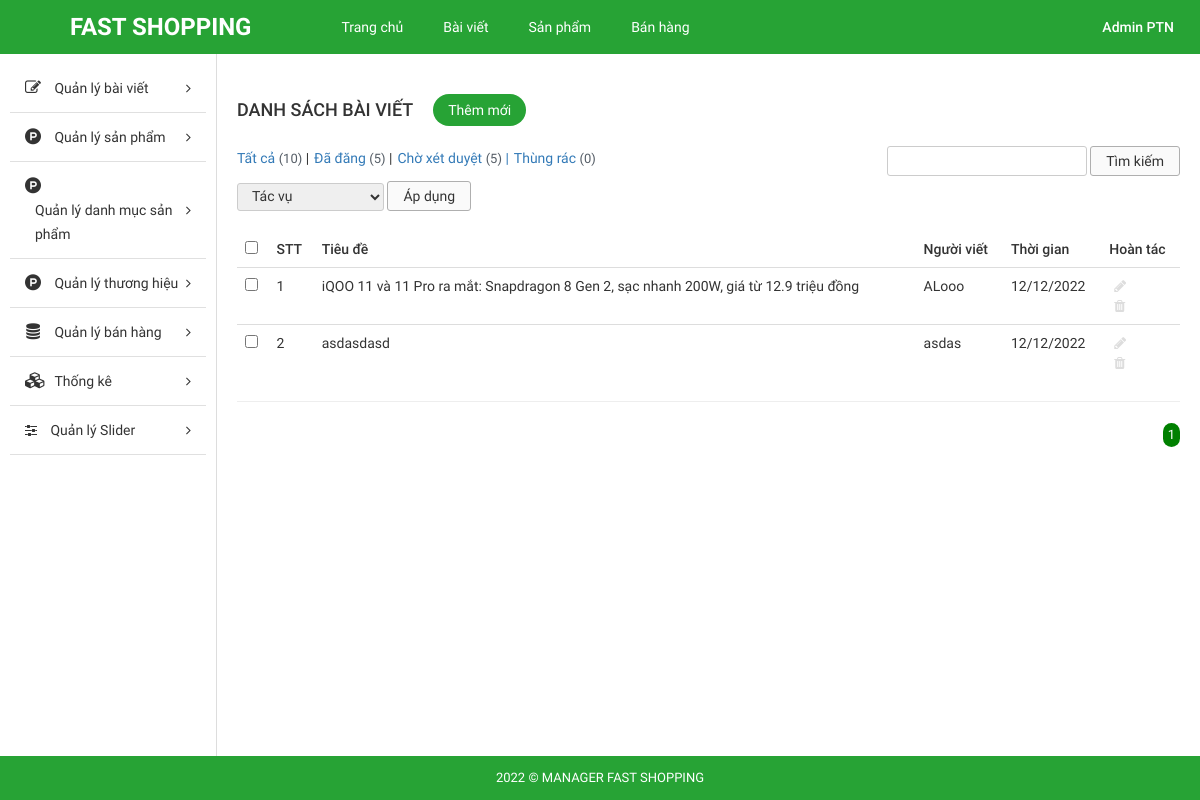
Page /Source_code/admin/index.php?modules=blogs&controllers=index&action=list (signed in) on the earlier database version.
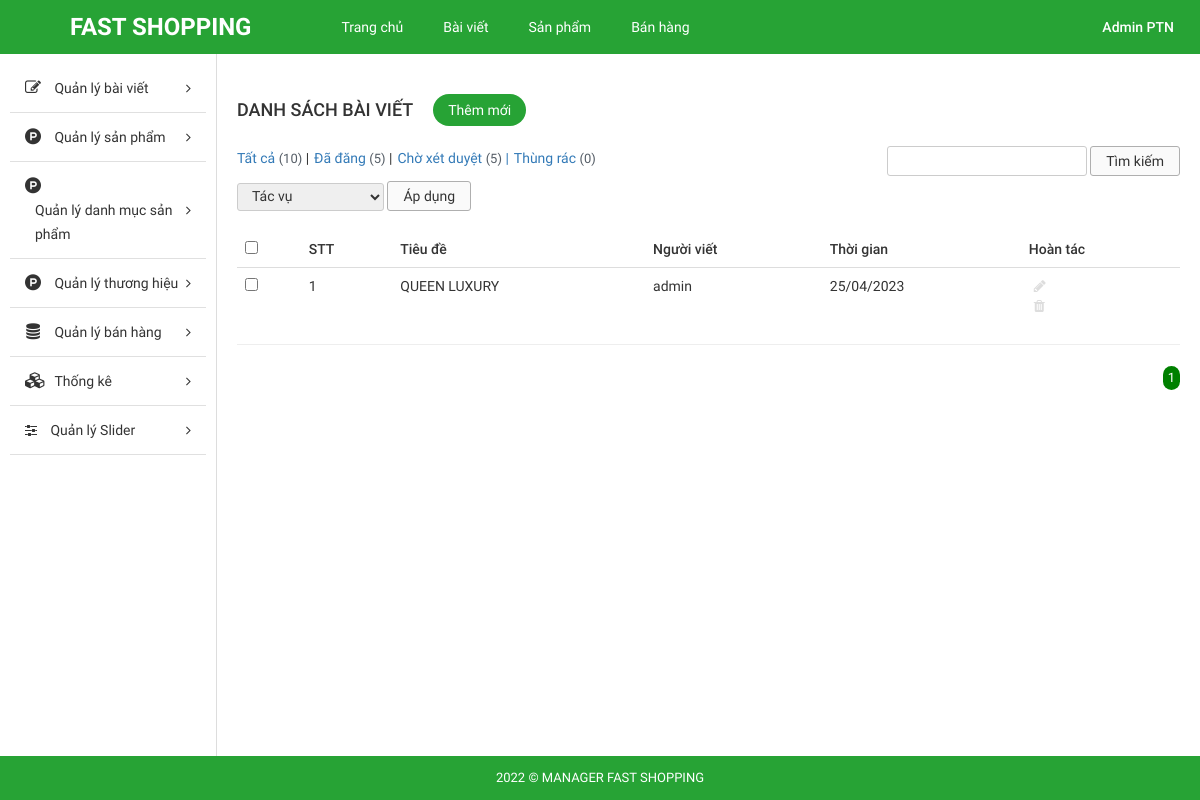
Same page on the later database version.
### tables this page shows
CREATE TABLE `tbl_blog` (
  `id` int NOT NULL AUTO_INCREMENT,
  `title` text NOT NULL,
  `content` text NOT NULL,
  `user` varchar(255) NOT NULL,
  `create_date` varchar(255) NOT NULL,
  `description` text NOT NULL,
  `image` varchar(255) NOT NULL,
  PRIMARY KEY (`id`)
);

### Source_code/admin/libraries/database.php (called while the page is built, shortened)
<?php
function db_query($query_string) {
    global $conn;
    $result = mysqli_query($conn, $query_string);
    return $result;
}
function db_fetch_array($query_string) {
    $result = array();
    $mysqli_result = db_query($query_string);
    while ($row = mysqli_fetch_assoc($mysqli_result)) {
        $result[] = $row;
    }
    return $result;
}

### Source_code/admin/modules/blogs/models/indexModel.php (called while the page is built, shortened)
<?php
function getAll() {
	return db_fetch_array("SELECT * FROM `tbl_blog`");
}
 ?>

### Source_code/admin/modules/blogs/controllers/indexController.php (called while the page is built, shortened)
<?php
function listAction(){
	$data_tmp = getAll();
	if(!empty($_GET['page'])){
		$page = $_GET['page'];
	}else{
		$page =1;
	}
	$numProduct = count($data_tmp);
	$productOnPage = 5;
	$num = ceil($numProduct/$productOnPage);
	$start = ($page - 1) * $productOnPage;
	$res =[];
	for ($i=$start; $i < $start+$productOnPage; $i++) {
		if(isset($data_tmp[$i]))
        $res[] = $data_tmp[$i];
	};
	$data = [$res, $num, $page];
	load_view('list',$data);
}

### Source_code/admin/core/router.php (called while the page is built, shortened)
<?php
$action_name = get_action().'Action';
call_function(array('construct', $action_name));

### Source_code/admin/core/appload.php (called while the page is built, shortened)
<?php
require CONFIGPATH . DIRECTORY_SEPARATOR . 'database.php';
require LIBPATH . DIRECTORY_SEPARATOR . 'database.php';
require COREPATH . DIRECTORY_SEPARATOR . 'base.php';
require COREPATH . DIRECTORY_SEPARATOR . 'router.php';

### Source_code/admin/index.php (called while the page is built, shortened)
<?php
require COREPATH.DIRECTORY_SEPARATOR.'appload.php';

### Source_code/admin/modules/blogs/views/listView.php (the view, shortened to what the changed rows need)
<?php get_header(); ?>
<div id="main-content-wp" class="list-post-page">
    <div class="wrap clearfix">
        <?php get_sidebar(); ?>
        <div id="content" class="fl-right">
            <div class="section" id="title-page">
                <div class="clearfix">
                    <h3 id="index" class="fl-left">Danh sách bài viết</h3>
                    <a href="?modules=blogs&controllers=index&action=add" title="" id="add-new" class="fl-left">Thêm mới</a>
                </div>
            </div>
            <div class="section" id="detail-page">
                <div class="section-detail">
                    <div class="filter-wp clearfix">
                        <ul class="post-status fl-left">
                            <li class="all"><a href="">Tất cả <span class="count">(10)</span></a> |</li>
                            <li class="publish"><a href="">Đã đăng <span class="count">(5)</span></a> |</li>
                            <li class="pending"><a href="">Chờ xét duyệt <span class="count">(5)</span> |</a></li>
                            <li class="trash"><a href="">Thùng rác <span class="count">(0)</span></a></li>
                        </ul>
                        <form method="GET" class="form-s fl-right">
                            <input type="text" name="s" id="s">
                            <input type="submit" name="sm_s" value="Tìm kiếm">
                        </form>
                    </div>
                    <div class="actions">
                        <form method="GET" action="" class="form-actions">
                            <select name="actions">
                                <option value="0">Tác vụ</option>
                            </select>
                            <input type="submit" name="sm_action" value="Áp dụng">
                        </form>
                    </div>
                    <div class="table-responsive">
                        <table class="table list-table-wp">
                            <thead>
                                <tr>
                                    <td><input type="checkbox" name="checkAll" id="checkAll"></td>
                                    <td><span class="thead-text">STT</span></td>
                                    <td ><span class="thead-text" >Tiêu đề</span></td>
                                    <td><span class="thead-text">Người viết</span></td>
                                    <td><span class="thead-text">Thời gian</span></td>
                                    <td><span class="thead-text">Hoàn tác</span></td>
                                </tr>
                            </thead>
                            <tbody>
                                <?php $i=0;if(!empty($data['0'])) foreach ($data['0'] as  $value) { $i++;?>
                                <tr>
                                    <td><input type="checkbox" name="checkItem" class="checkItem"></td>
                                    <td><span class="tbody-text"><?php echo $i; ?></h3></span>
                                    <td ><span class="tbody-text"><?php echo $value['title']; ?></span> </td>
                                    <td><span class="tbody-text"><?php echo $value['user']; ?></span></td>
                                    <td><span class="tbody-text"><?php echo $value['create_date']; ?></span></td>
                                    <td>
                                        <ul class="list-operation ">
                                            <li><a href="?modules=blogs&controllers=index&action=edit&id=<?php echo $value['id']; ?>" title="Sửa" class="edit"><i class="fa fa-pencil" aria-hidden="true"></i></a></li>
                                            <li><a onclick="return Del('<?php echo $value['id'];?>')" href="?modules=blogs&controllers=index&action=delete&id=<?php echo $value['id']; ?>" title="Xóa" class="delete"><i class="fa fa-trash" aria-hidden="true"></i></a></li>
                                        </ul>
                                    </td>
                                </tr>
                                <?php }; ?>
                            </tbody>
                        </table>
                        <hr>
                    </div>
                </div>
            </div>
            <div class="section" id="paging-wp">
                <div class="section-detail clearfix">
                    <ul id="list-paging" class="fl-right">
                        <?php for ($i=1; $i <= $data['1'] ; $i++) { ?>
                        <li>
                            <a <?php if($i == $data['2']) echo 'style="background-color: green;color:white; border-radius:300px;"';  ?>  href="?modules=blogs&controllers=index&action=list&page=<?php echo $i; ?>" title=""><?php echo $i; ?></a>
                        </li>
                        <?php }; ?>
                    </ul>
                </div>
            </div>
        </div>
    </div>
</div>
<?php get_footer(); ?>

### Source_code/admin/core/base.php (shortened to what the changed rows need)
<?php
function get_module() {
    global $config;
    $module = isset($_GET['modules']) ? $_GET['modules'] : $config['default_module'];
    return $module;
}
function call_function($list_function = array()) {
    if (is_array($list_function)) {
        foreach ($list_function as $f) {
            if (function_exists($f())) {
                $f();
            }
        }
    }
}
function load_view($name, $data_send = array()) {
    $data = $data_send;
    $path = MODULESPATH . DIRECTORY_SEPARATOR . get_module() . DIRECTORY_SEPARATOR . 'views' . DIRECTORY_SEPARATOR . $name . 'View.php';
    if (file_exists($path)) {
        require $path;
    } else {
        echo "Không tìm thấy {$path}";
    }
}
function get_header($name = '') {
    if (empty($name)) {
        $name = 'header';
    } else {
        $name = "header-{$name}";
    }
    $path = LAYOUTPATH . DIRECTORY_SEPARATOR . $name . '.php';
    if (file_exists($path)) {
        require $path;
    } else {
        echo "Không tìm thấy {$path}";
    }
}
function get_footer($name = '') {
    if (empty($name)) {
        $name = 'footer';
    } else {
        $name = "footer-{$name}";
    }
    $path = LAYOUTPATH . DIRECTORY_SEPARATOR . $name . '.php';
    if (file_exists($path)) {
        require $path;
    } else {
        echo "Không tìm thấy {$path}";
    }
}
function get_sidebar($name = '') {
    if (empty($name)) {
        $name = 'sidebar';
    } else {
        $name = "sidebar-{$name}";
    }
    $path = LAYOUTPATH . DIRECTORY_SEPARATOR . $name . '.php';
    if (file_exists($path)) {
        require $path;
    } else {
        echo "Không tìm thấy {$path}";
    }
}
?>

### Source_code/admin/layout/header.php (shortened to what the changed rows need)
<!DOCTYPE html>
<html>
    <head>
        <link href="public/css/bootstrap/bootstrap.min.css" rel="stylesheet" type="text/css"/>
        <link href="public/css/bootstrap/bootstrap-theme.min.css" rel="stylesheet" type="text/css"/>
        <link href="public/reset.css" rel="stylesheet" type="text/css"/>
        <link href="public/css/font-awesome/css/font-awesome.min.css" rel="stylesheet" type="text/css"/>
        <link href="public/style.css" rel="stylesheet" type="text/css"/>
        <link href="public/responsive.css" rel="stylesheet" type="text/css"/>
    </head>
    <body>
        <div id="site">
            <div id="container">
                <div id="header-wp">
                    <div class="wp-inner clearfix">
                        <a href="?modules=home" title="" id="logo" class="fl-left">FAST SHOPPING</a>
                        <ul id="main-menu" class="fl-left">
                            <li>
                                <a href="?modules=home" title="">Trang chủ</a>
                            </li>
                            <li>
                                <a href="?page=list_post" title="">Bài viết</a>
                            </li>
                            <li>
                                <a href="?modules=products&controllers=index&action=list" title="">Sản phẩm</a>
                            </li>
                            <li>
                                <a href="?modules=orders&controllers=index&action=listNo" title="">Bán hàng</a>
                            </li>
                        </ul>
                        <div id="dropdown-user" class="dropdown dropdown-extended fl-right">
                            <button class="dropdown-toggle clearfix" type="button"  data-toggle="dropdown" aria-haspopup="true" aria-expanded="true">
                            <h3 id="account" class="fl-right"><?php echo $_SESSION['fullname'];?></h3>
                            </button>
                        </div>
                    </div>
                </div>

### Source_code/admin/layout/sidebar.php (shortened to what the changed rows need)
<div id="sidebar" class="fl-left">
    <ul id="sidebar-menu">
        <li class="nav-item">
            <a href="" title="" class="nav-link nav-toggle">
                <span class="fa fa-pencil-square-o icon"></span>
                <span class="title">Quản lý bài viết</span>
            </a>
        </li>
        <li class="nav-item">
            <a href="" title="" class="nav-link nav-toggle">
                <span class="fa fa-product-hunt icon"></span>
                <span class="title">Quản lý sản phẩm</span>
            </a>
        </li>
        <li class="nav-item">
            <a href="" title="" class="nav-link nav-toggle">
                <span class="fa fa-product-hunt icon"></span>
                <span class="title">Quản lý danh mục sản phẩm</span>
            </a>
        </li>
            <li class="nav-item">
            <a href="" title="" class="nav-link nav-toggle">
                <span class="fa fa-product-hunt icon"></span>
                <span class="title">Quản lý thương hiệu</span>
            </a>
        </li>
        <li class="nav-item">
            <a href="" title="" class="nav-link nav-toggle">
                <span class="fa fa-database icon"></span>
                <span class="title">Quản lý bán hàng</span>
            </a>
        </li>
        <li class="nav-item">
            <a href="#" title="" class="nav-link nav-toggle">
                <span class="fa fa-cubes icon"></span>
                <span class="title">Thống kê</span>
            </a>
        </li>
        <li class="nav-item">
            <a href="#" title="" class="nav-link nav-toggle">
                <i class="fa fa-sliders" aria-hidden="true"></i>
                <span class="title">Quản lý Slider</span>
            </a>
        </li>
    </ul>
</div>

### Source_code/admin/layout/footer.php
<div id="footer-wp">
    <div class="wp-inner">
        <p id="copyright">2022 © MANAGER FAST SHOPPING</p>
    </div>
</div>
</div>
</div>
</body>
</html>

Differences in the rows shown:
removed tbl_blog: title "iQOO 11 và 11 Pro ra mắt: Snapdragon 8 Gen 2, sạc nhanh 200W, giá từ 12.9 triệu đồng", user "ALooo", create_date "12/12/2022"
removed tbl_blog: title "asdasdasd", user "asdas", create_date "12/12/2022"
added tbl_blog: title "QUEEN LUXURY", user "admin", create_date "25/04/2023"
